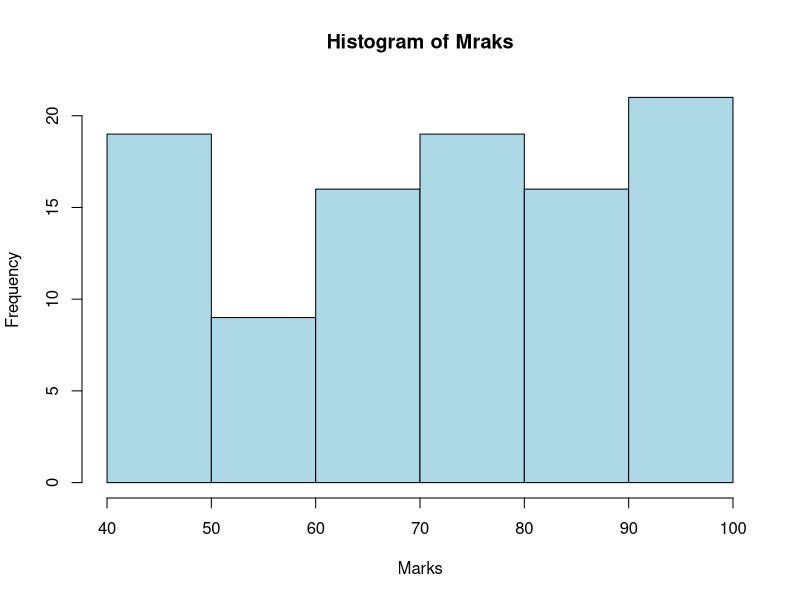
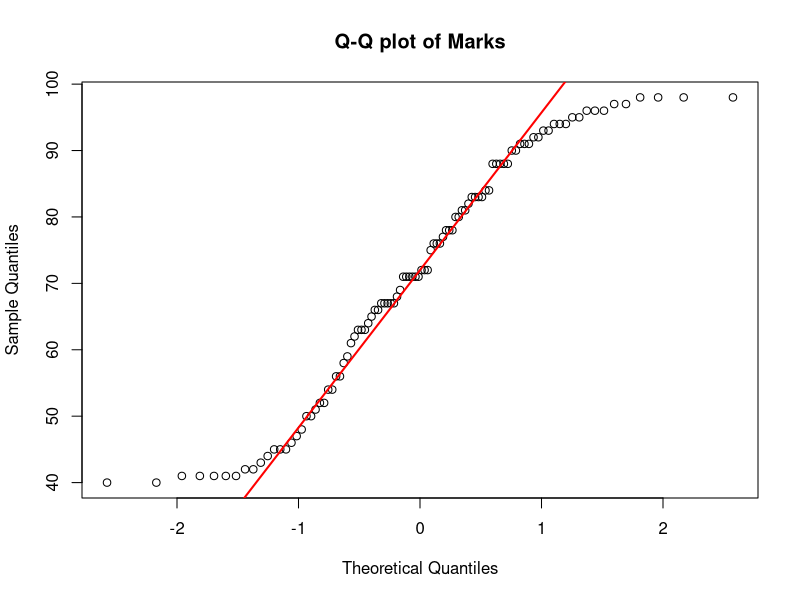

Write the R code that produced these figures, in order.
install.packages("modeest")
library(modeest)


#Covariance, Pearson correlation, and Spearman correlation all measure the relationship between two variables, but differ in what they measure and how they interpret the data. Covariance indicates the direction of a linear relationship and is on an unlimited scale. Pearson correlation measures the strength and direction of a linear relationship, with values between -1 and +1. Spearman correlation measures the strength and direction of a monotonic relationship by analyzing the ranks of the data, also with values between -1 and +1. 
#Covariance
#What it is: A measure of the joint variability of two random variables, showing their tendency to move together. 
#What it tells you: It indicates the direction of a relationship. A positive covariance means the variables tend to move in the same direction, while a negative covariance means they move in opposite directions. 
#Scale: Unlimited, ranging from -∞ to +∞. 
#Pearson Correlation Coefficient 
#What it is: A statistical measure that assesses the strength and direction of a linear relationship between two variables.
#What it tells you: It quantifies how well two variables are linearly related.
#Scale: Ranges from -1 to +1.
#+1: Perfect positive linear relationship.
#-1: Perfect negative linear relationship.
#0: No linear relationship.
#Spearman Correlation Coefficient 
#What it tells you: It assesses how well the relationship between two variables can be described using a monotonic function (i.e., a function that is either entirely non-increasing or entirely non-decreasing). It is calculated on the ranks of the data, making it less sensitive to outliers than Pearson correlation.
#Scale: Ranges from -1 to +1.

getwd()

Student_data = read.csv('stu.csv' , header = TRUE, sep=",")
Student_data
#Normality testing
#1)Shapiro wilk testing
shapiro.test(Student_data$Marks)

#Shapiro wilk testing
#p> 0.05 => Data is normally distributed
#p< 0.05 => Data is not Normally distributed

#2) Histogram for Normality Check
hist(Student_data$Marks,
     main = "Histogram of Mraks",
     xlab = "Marks",
     col = "lightblue",
     border = "black")

#Histogram bell sheped => Likely normal

#3)QQ plot for normality check
qqnorm(Student_data$Marks,
       main = "Q-Q plot of Marks")
qqline(Student_data$Marks,
       col="red",
       lwd = 2)
#Pointes on the straight line = likely normal

#SUMMARY statistics for Age and Marks
summary(Student_data[,c("Age","Marks")])
